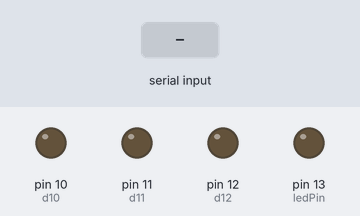
Simulated run of this sketch. Board: Arduino Nano, built with avr-gcc and run on an emulated ATmega328P. On the bench: output pins drawn as LEDs (lit = HIGH). The inputs (shaded band) are chosen by the test bench.

Above: at 1.2 s.
1.3 s: "5\n" received over Serial
At 2.5 s:
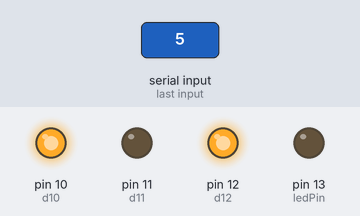
Timing chart, 0 to 4.3 s (numbered marks = the images above; inputs shaded):
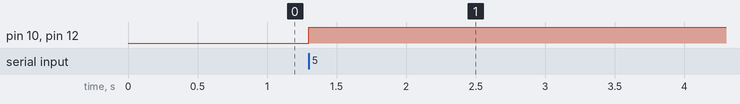

Measured:
- after the input at 1.3 s, pin 10 (d10), pin 12 (d12): LOW → HIGH at once

The sketch:

arduinoEventEncoder.ino
```cpp
/*
File: arduinoEventEncoder.ino
Date: 19-02-2020
Author: Ludwig von Feilitzen
Description:
  This code was put on an Arduino Nano which was connected to a USB to TTL chip which in turn
  was connected to the computer via, you guessed it, USB. Using the pySerial library we can write to the serial port
  of the USB to TTL chip which then sends this info serially to the Arduino, which then sets four of its pins
  HIGH or LOW using this code. These four pins acts as our encoding scheme for sending the current "event" (image on screen)
  to the Ultracortex, so the Cyton board can include the current event in the samples. This way we know which image
  was shown when the sample was taken without having to worry about the unknown delays between a sample being taken
  and the callback function being called for that sample, and be sure that the sample belongs to a certain image/event.

  We are using three pins (d10-d12) with d12 = MSB. Therefore we can encode 8 different events (0-7). These pins need to be
  connected to the digital inputs on the Cyton board, D11, D12, and D17 where D17 is MSB.
*/

int ledPin = 13;
String inString = "";

//Encoding pins
int d10 = 10;
int d11 = 11;
int d12 = 12;


void setup() {
  Serial.begin(115200); // opens serial port, sets data rate to 9600 bps
  pinMode(ledPin, OUTPUT);
  pinMode(d10, OUTPUT);
  pinMode(d11, OUTPUT);
  pinMode(d12, OUTPUT);

}

void loop() {
  // send data only when you receive data:
  while (Serial.available() > 0) {

    int inChar = Serial.read(); //We get the ascii code of each digit
    inString += (char)inChar;

    // if you get a newline transmission is over, set the pins
    if (inChar == '\n') {
      int val = inString.toInt() & 0x0f;

      if (val >= 0 && val <= 7){
        digitalWrite(d10, val & 0x01);
        digitalWrite(d11, val & 0x02);
        digitalWrite(d12, val & 0x04);
      }
      // clear the string for new input:
      inString = "";
    }
  }
}
```
